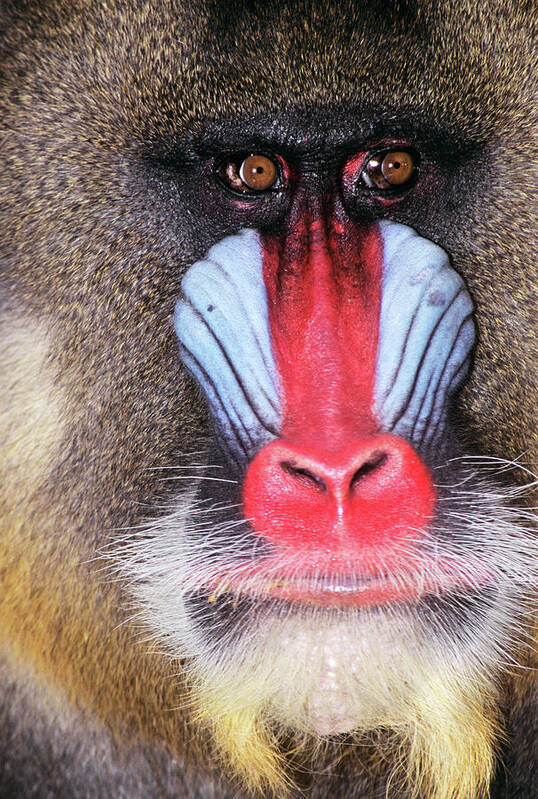
#> input picture Lab1/image.jpg, 538 x 799 px
$ python main.py
#> lines starting #> are read from the running program, lines starting #| are printed output that depends on the picture
import cv2


image = cv2.imread("image.jpg")
#> image is the input picture: shape (799, 538, 3); mean B, G, R 108.1, 111.9, 137.8
cv2.circle(image,(100,100),50,(0,0,255),-1)
cv2.rectangle(image,(200,200),(300,300),(0,255,0),-1)
cv2.line(image,(400,400),(500,500),(255,0,0),5)
cv2.ellipse(image,(300,500),(100,50),0,0,360,(0,255,255),-1)
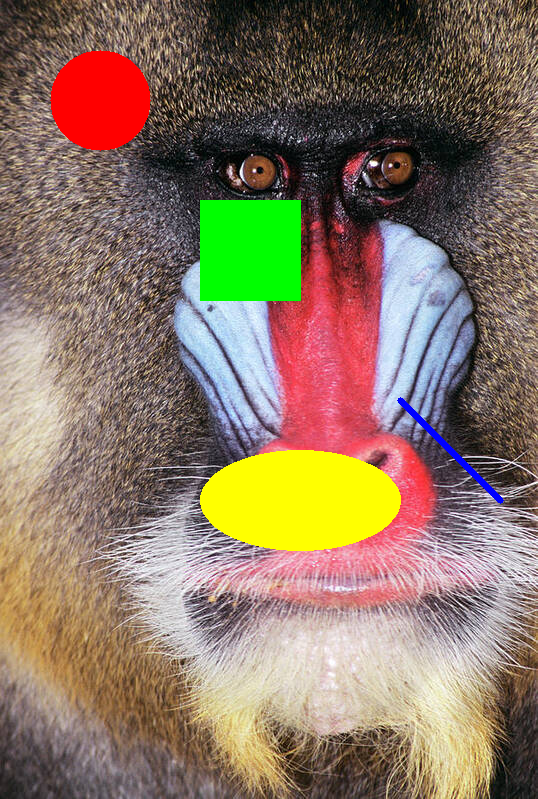
#> image: shape (799, 538, 3); mean B, G, R 99.6, 119.4, 138.9
cv2.imshow("image",image)
cv2.imwrite("processedImage.jpg",image)
cv2.waitKey(0)
